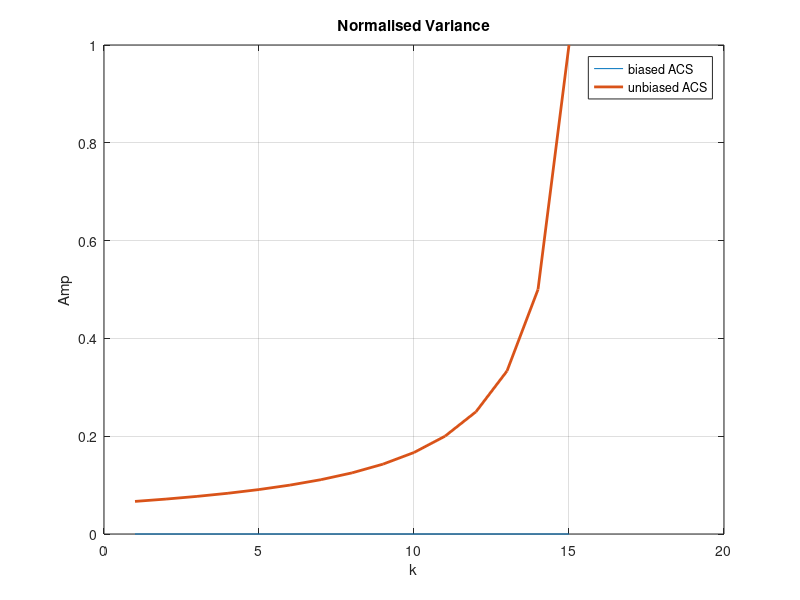
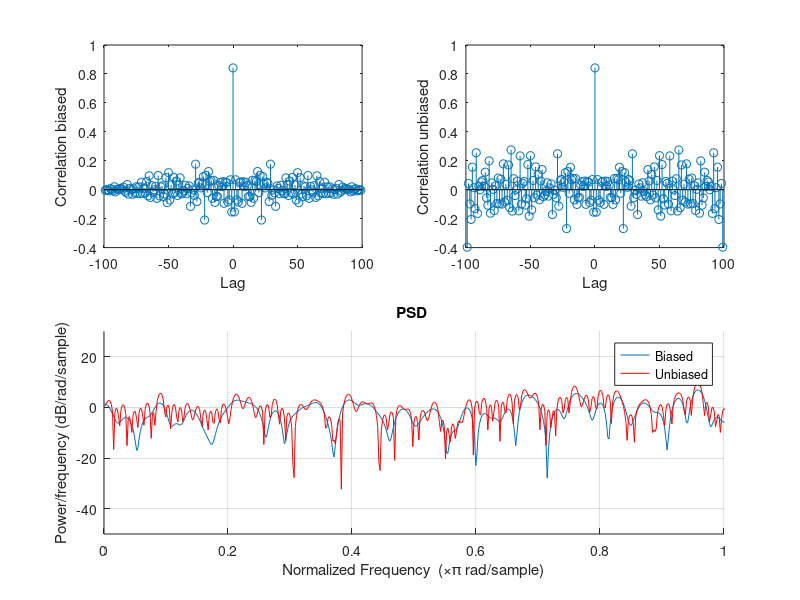

Recreate these plots in MATLAB, in order.
clear
randn('state',0);
N=100;
X=randn(1,N); % AWGN noise 
R=1024;
[RB,LB]=xcorr(X,'biased');
BIAS=xcorr(X,'biased');
[RUB,LUB]=xcorr(X,'unbiased');
figure(3)
subplot(2,2,1)
stem(LB,RB);
xlabel('Lag');
ylabel('Correlation biased');

subplot(2,2,2)
stem(LUB,RUB);
xlabel('Lag');
ylabel('Correlation unbiased');



subplot(2,2,3:4);
BPSD=abs(fft(RB,R));
W = 0:2*pi/R:2*pi*(1-1/R);
line(W/pi,10*log10(BPSD)); 
ylim([-50 30]);
xlim([0 1]);
grid on;
xlabel('Normalized Frequency  (\times\pi rad/sample)');
ylabel('Power/frequency (dB/rad/sample)');
title('PSD ');
hold on;

UBPSD=abs(fft(RUB,R));
line(W/pi,10*log10(UBPSD),'color',[1 0 0]); 
legend('Biased','Unbiased');


r=16;
k=1:r-1;
std_bias=zeros(1,r-1);
std_unbias=zeros(1,r-1);

for K=1:r-1
    std_bias(K)=(r-K)/R^2;
    std_unbias(K)=1/(r-K);
end

figure
plot(k,std_bias,k, std_unbias, 'Linewidth', 2);
hold on 
grid on
title('Normalised Variance');
xlabel('k');
ylabel('Amp');
legend('biased ACS', 'unbiased ACS');




